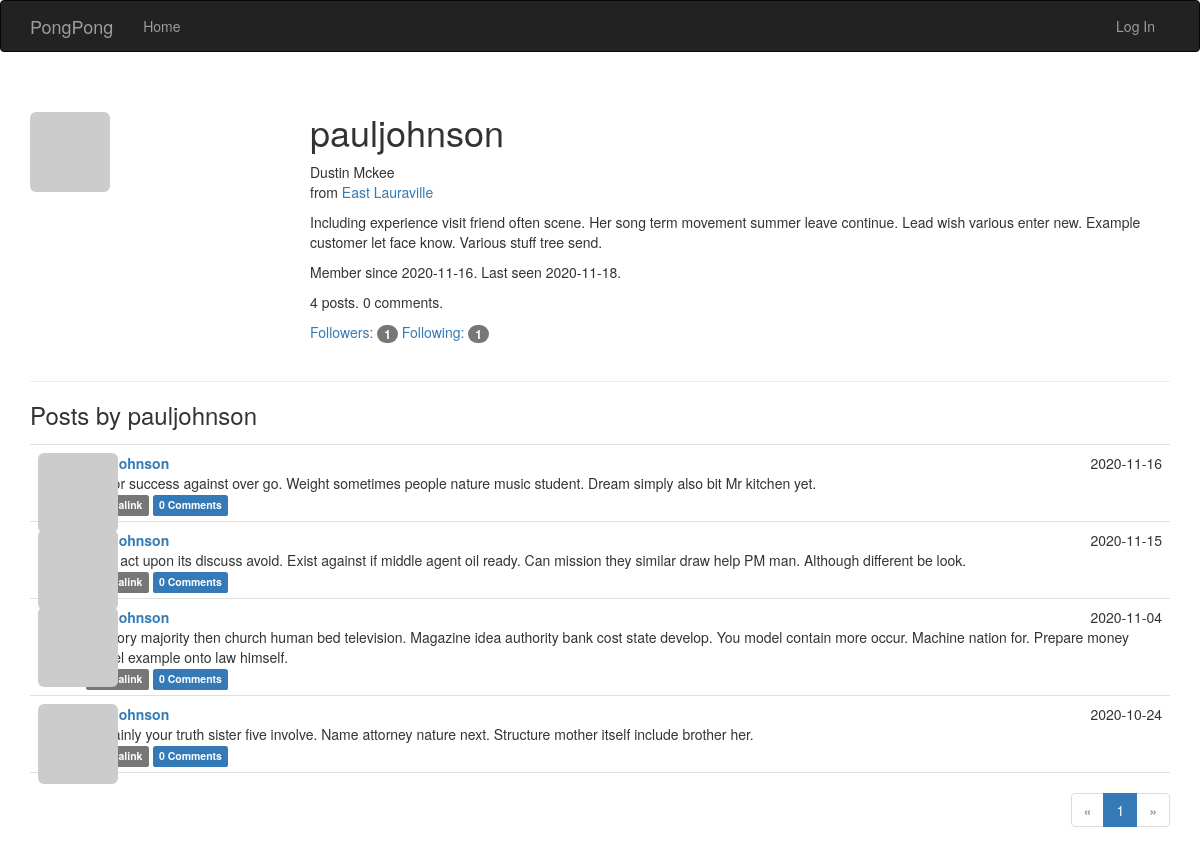
The page /user/pauljohnson on the database its author committed.
### app/models.py (models this page shows, shortened)
class User(UserMixin, db.Model):
    __tablename__ = 'users'
    id = db.Column(db.Integer, primary_key=True)
    email = db.Column(db.String(64), unique=True, index=True)
    username = db.Column(db.String(64), unique=True, index=True)
    role_id = db.Column(db.Integer, db.ForeignKey('roles.id'))
    password_hash = db.Column(db.String(128))
    confirmed = db.Column(db.Boolean, default=False)
    name = db.Column(db.String(64))
    location = db.Column(db.String(64))
    about_me = db.Column(db.Text())
    member_since = db.Column(db.DateTime, default=datetime.datetime.utcnow)
    last_seen = db.Column(db.DateTime, default=datetime.datetime.utcnow)
    avatar_hash = db.Column(db.String(32))
    posts = db.relationship('Post', backref='author', lazy='dynamic')
    followed = db.relationship('Follow',
                               foreign_keys=[Follow.follower_id],
                               backref=db.backref('follower', lazy='joined'),
                               lazy='dynamic',
                               cascade='all, delete-orphan')
    followers = db.relationship('Follow',
                                foreign_keys=[Follow.followed_id],
                                backref=db.backref('followed', lazy='joined'),
                                lazy='dynamic',
                                cascade='all, delete-orphan')
    comments = db.relationship('Comment', backref='author', lazy='dynamic')
    @property
    def password(self):
        raise AttributeError('password is not a readable attribute')
    def gravatar(self, size=100, default='identicon', rating='g'):
        url = 'https://secure.gravatar.com/avatar'
        hash = self.avatar_hash or self.gravatar_hash()
        return '{url}/{hash}?s={size}&d={default}&r={rating}'.format(
            url=url, hash=hash, size=size, default=default, rating=rating)

class Post(db.Model):
    __tablename__ = 'posts'
    id = db.Column(db.Integer, primary_key=True)
    body = db.Column(db.Text)
    body_html = db.Column(db.Text)
    timestamp = db.Column(db.DateTime, index=True, default=datetime.datetime.utcnow)
    author_id = db.Column(db.Integer, db.ForeignKey('users.id'))
    comments = db.relationship('Comment', backref='post', lazy='dynamic')

### app/main/views.py (the view)
@main.route('/user/<username>')
def user(username):
    user = User.query.filter_by(username=username).first()
    if user is None:
        abort(404)
    page = request.args.get('page', 1, type=int)
    pagination = user.posts.order_by(Post.timestamp.desc()).paginate(
        page, per_page=current_app.config['PONGPONG_POSTS_PER_PAGE'],
        error_out=False)
    posts = pagination.items
    return render_template('user.html', user=user, posts=posts,
                           pagination=pagination)

### app/auth/views.py (called while the page is built)
@auth.before_app_request
def before_request():
    if current_user.is_authenticated \
            and not current_user.confirmed \
            and request.endpoint \
            and request.blueprint != 'auth_bp' \
            and request.endpoint != 'static':
        current_user.ping()
        return redirect(url_for('auth_bp.unconfirmed'))

### app/main/__init__.py (called while the page is built)
@main.app_context_processor
def inject_permissions():
    return dict(Permission=Permission)

### app/models.py (called while the page is built)
    def can(self, permissions):
        return False

    def is_administrator(self):
        return False

### app/templates/user.html (shortened to what this page needs)
{% extends "base.html" %}
{% import "_macros.html" as macros %}
{% block page_content %}
<div class="page-header">
    <img class="img-rounded profile-thumbnail" src="{{ user.gravatar(size=256) }}">
    <div class="profile-header">
        <h1>{{ user.username }}</h1>
        {% if user.name or user.location %}
        <p>
            {% if user.name %}{{ user.name }}<br>{% endif %}
            {% if user.location %}
            from <a href="http://maps.google.com/?q={{ user.location }}">{{ user.location }}</a><br>
            {% endif %}
        </p>
        {% endif %}
        {% if user.about_me %}<p>{{ user.about_me }}</p>{% endif %}
        <p>
            Member since {{ user.member_since.strftime("%Y-%m-%d") }}.
            Last seen {{ user.last_seen.strftime("%Y-%m-%d") }}.
        </p>
        <p>{{ user.posts.count() }} posts. {{ user.comments.count() }} comments.</p>
        <p>
            <a href="{{ url_for('.followers', username=user.username) }}">Followers: <span class="badge">{{ user.followers.count() }}</span></a>
            <a href="{{ url_for('.followed_by', username=user.username) }}">Following: <span class="badge">{{ user.followed.count() }}</span></a>
        </p>
    </div>
</div>
<h3>Posts by {{ user.username }}</h3>
{% include '_posts.html' %}
{% if pagination %}
<div class="pagination">
    {{ macros.pagination_widget(pagination, '.user', username=user.username) }}
</div>
{% endif %}
{% endblock %}

### app/templates/_posts.html
<ul class="posts">
    {% for post in posts %}
    <li class="post">
        <div class="post-thumbnail">
            <a href="{{ url_for('.user', username=post.author.username) }}">
                <img class="img-rounded profile-thumbnail" src="{{ post.author.gravatar(size=40) }}">
            </a>
        </div>
        <div class="post-content">
            <div class="post-date">{{ post.timestamp.strftime("%Y-%m-%d") }}</div>
            <div class="post-author"><a href="{{ url_for('.user', username=post.author.username) }}">{{
                post.author.username }}</a></div>
            <div class="post-body">
                {% if post.body_html %}
                {{ post.body_html | safe }} {% else %}
                {{ post.body }} {% endif %}
            </div>
            <div class="post-footer">
                <a href="{{ url_for('.post', id=post.id) }}"><span class="label label-default">Permalink</span> </a>
                <a href="{{ url_for('.post', id=post.id) }}#comments">
                    <span class="label label-primary">{{ post.comments.count() }} Comments</span>
                </a>
            </div>
        </div>
    </li>
    {% endfor %}
</ul>

### app/static/styles.css (style rules this page uses)
.profile-thumbnail { position: absolute; }
.profile-header { min-height: 260px; margin-left: 280px; }
ul.posts { list-style-type: none; padding: 0px; margin: 16px 0px 0px 0px; border-top: 1px solid #e0e0e0; }
ul.posts li.post { padding: 8px; border-bottom: 1px solid #e0e0e0; }
div.post-date { float: right; }
div.post-author { font-weight: bold; }
div.post-thumbnail { position: absolute; }
div.post-content { margin-left: 48px; min-height: 48px; }
div.pagination { width: 100%; text-align: right; padding: 0px; margin: 0px; }

### rows shown on the page
User: username "pauljohnson", name "Dustin Mckee", location "East Lauraville", about_me "Including experience visit friend often scene. Her song term movement summer leave continue. Lead wish various enter new. Example customer let face know. Various stuff tree send.", member_since "2020-11-16", last_seen "2020-11-18"
Post: timestamp "2020-11-16", author.username "pauljohnson", body "Factor success against over go. Weight sometimes people nature music student. Dream simply also bit Mr kitchen yet.", comments.count "0"
Post: timestamp "2020-11-15", author.username "pauljohnson", body "Main act upon its discuss avoid. Exist against if middle agent oil ready. Can mission they similar draw help PM man. Although different be look.", comments.count "0"
Post: timestamp "2020-11-04", author.username "pauljohnson", body "Memory majority then church human bed television. Magazine idea authority bank cost state develop. You model contain more occur. Machine nation for. Prepare money model example onto law himself.", comments.count "0"
Post: timestamp "2020-10-24", author.username "pauljohnson", body "Certainly your truth sister five involve. Name attorney nature next. Structure mother itself include brother her.", comments.count "0"

### other values the page prints
{{ user.posts.count() }} "4"
{{ user.comments.count() }} "0"
{{ user.followers.count() }} "1"
{{ user.followed.count() }} "1"
{{ p }} "1"
